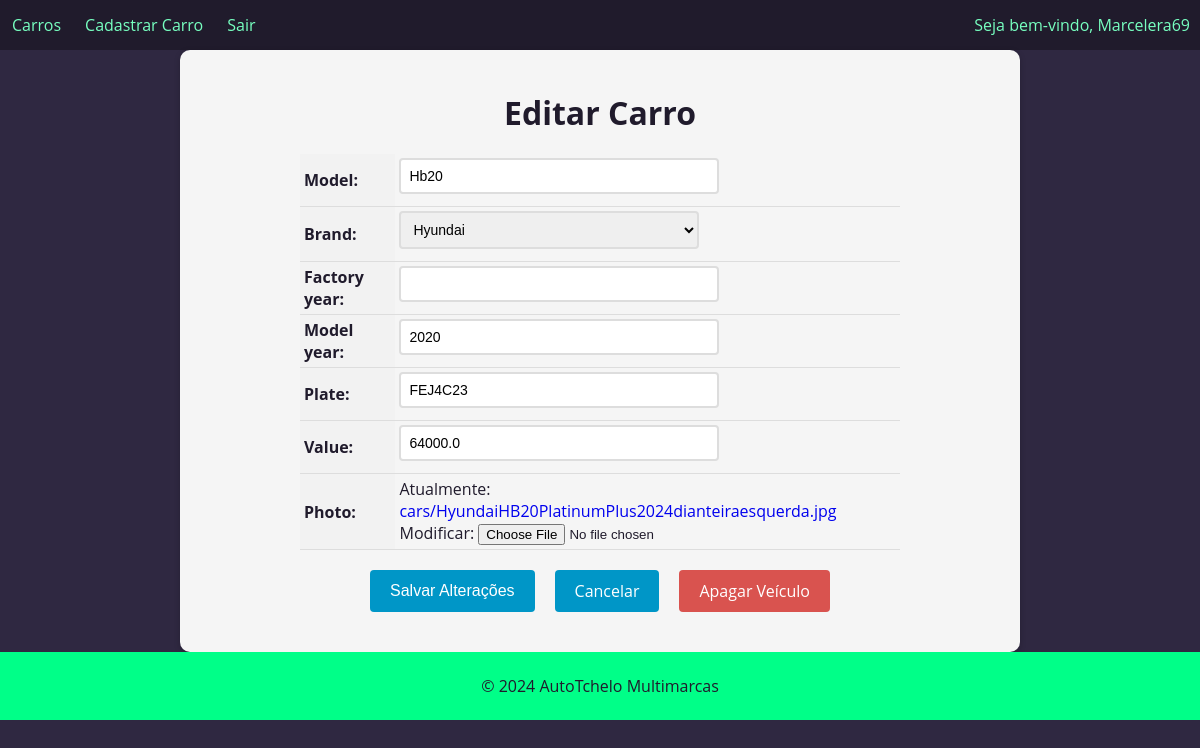
The page /car/2/update (signed in) on the database its author committed.
### cars/models.py (models this page shows, shortened)
class Car(models.Model):
    id = models.AutoField(primary_key=True)
    model = models.CharField(max_length=200)
    brand = models.ForeignKey(Brand, on_delete=models.PROTECT, related_name='car_brand')
    factory_year= models.IntegerField(blank=True, null=True)
    model_year= models.IntegerField()
    plate = models.CharField(max_length=10, blank=True, null=True)
    value= models.FloatField()
    photo = models.ImageField(upload_to='cars/')

### cars/views.py (the view, shortened to what this page needs)
# urls.py: path('car/<int:pk>/update', CarUpdateView.as_view(), name='car_update'),
@method_decorator(login_required(login_url='login'), name='dispatch')
class CarUpdateView(UpdateView):
    model = Car
    form_class = CarForm
    template_name = 'car_update.html'

### cars/forms.py (shortened to what this page needs)
class CarForm(forms.ModelForm):
    class Meta():
        model = Car
        fields = '__all__'

### cars/models.py (called while the page is built)
    def __str__(self):
        return self.name

### cars/templates/car_update.html (shortened to what this page needs)
{% extends "base.html" %}
{% block content %}
  <form method="post" enctype="multipart/form-data">
    <h1>Editar Carro</h1>
    <table>
      {{ form.as_table }}
    </table>
    <div>
      <div class="buttons-container">
        <input type="submit" value="Salvar Alterações" class="btn btn-primary">
        <a href="{% url 'cars_list' %}" class="btn btn-secondary">Cancelar</a>
        <a href="{% url 'car_delete' pk=object.pk %}" class="btn btn-danger">Apagar Veículo</a>
       </div>
      </div>
  </form>
{% endblock %}

### app/templates/base.html (shortened to what this page needs)
<!DOCTYPE html>
<html lang="pt-br">
<head>
</head>
<body>
  <header>
    <nav>
      <ul>
        <li><a href="{% url 'cars_list' %}">Carros</a></li>
        {% if user.is_authenticated %}
          <li><a href="{% url 'new_car' %}">Cadastrar Carro</a></li>
          <li><a href="{% url 'logout' %}">Sair</a></li>
        {% endif %}
      </ul>
      {% if user.is_authenticated %}
      <div class="bemvindo-user">
        <p>Seja bem-vindo, {{user.username}}</p>
      </div>
      {% endif %}
    </nav>
  </header>
  <main>
    {% block content %}
    {% endblock %}
  </main>
  <footer>
    <p>&copy; 2024 AutoTchelo Multimarcas</p>
  </footer>
</body>
</html>

### app/templates/base.html (style rules this page uses)
body { font-family: 'Open Sans', sans-serif; background-color: #f7f7f7; color: #201b2c; margin: 0; padding: 0; }
header { background-color: #0096c7; color: #fff; text-align: center; }
footer { background-color: #00ff88; color: #201b2c; padding: 7px; text-align: center; }
nav { display: flex; justify-content: space-between; align-items: center; background-color: #201b2c; color: #fff; height: 50px; box-shadow: 0px 5px 7px #0000001c; z-index: 0; }
nav ul { list-style: none; margin: 0; padding: 0; display: flex; }
nav ul li { margin: 2px; padding: 0px; }
nav ul li a { color: #77ffc0; text-decoration: none; font-size: 16px; transition: all 0.3s ease; border-radius: 2px; padding: 16px 10px; }
div.bemvindo-user { font-size: medium; color: #77ffc0; padding: 0px 10px; }

### cars/templates/car_update.html (style rules this page uses)
body { background-color: #2f2841; }
main { background-color: #2f2841; }
form { max-width: 800px; margin: 0 auto; padding: 20px; background-color: #f5f5f5; border-radius: 10px; box-shadow: 0 2px 6px rgba(0, 0, 0, 0.2); }
form h1 { font-size: 2rem; margin-bottom: 20px; text-align: center; }
table { margin: 0 auto; border-collapse: collapse; width: 100%; max-width: 600px; }
th, td { padding: 4px; text-align: left; border-bottom: 1px solid #ddd; }
th { background-color: #f2f2f2; }
input[type="text"], input[type="number"], select, textarea { padding: 8px; font-size: 14px; border: 2px solid #ddd; border-radius: 4px; width: 100%; max-width: 300px; margin-bottom: 8px; transition: border-bottom-color 0.3s ease-in-out; }
.btn { background-color: #0096c7; color: #fff; border: none; padding: 10px 20px; font-size: 16px; border-radius: 4px; cursor: pointer; transition: background-color 0.3s ease-in-out; }
.buttons-container { display: flex; justify-content: center; margin-top: 20px; margin-bottom: 20px; }
.btn { display: inline-block; background-color: #0096c7; color: #fff; border: none; padding: 10px 20px; font-size: 16px; border-radius: 4px; cursor: pointer; transition: background-color 0.2s ease-in-out; margin: 0 10px; }
.btn-danger { background-color: #d9534f; text-decoration: none !important; }
a { text-decoration: none !important; }

### rows shown on the page
Car: model "Hb20", brand "Hyundai", model_year "2020", plate "FEJ4C23", value "64000.0"

### other values the page prints
{{ user.username }} "Marcelera69"
